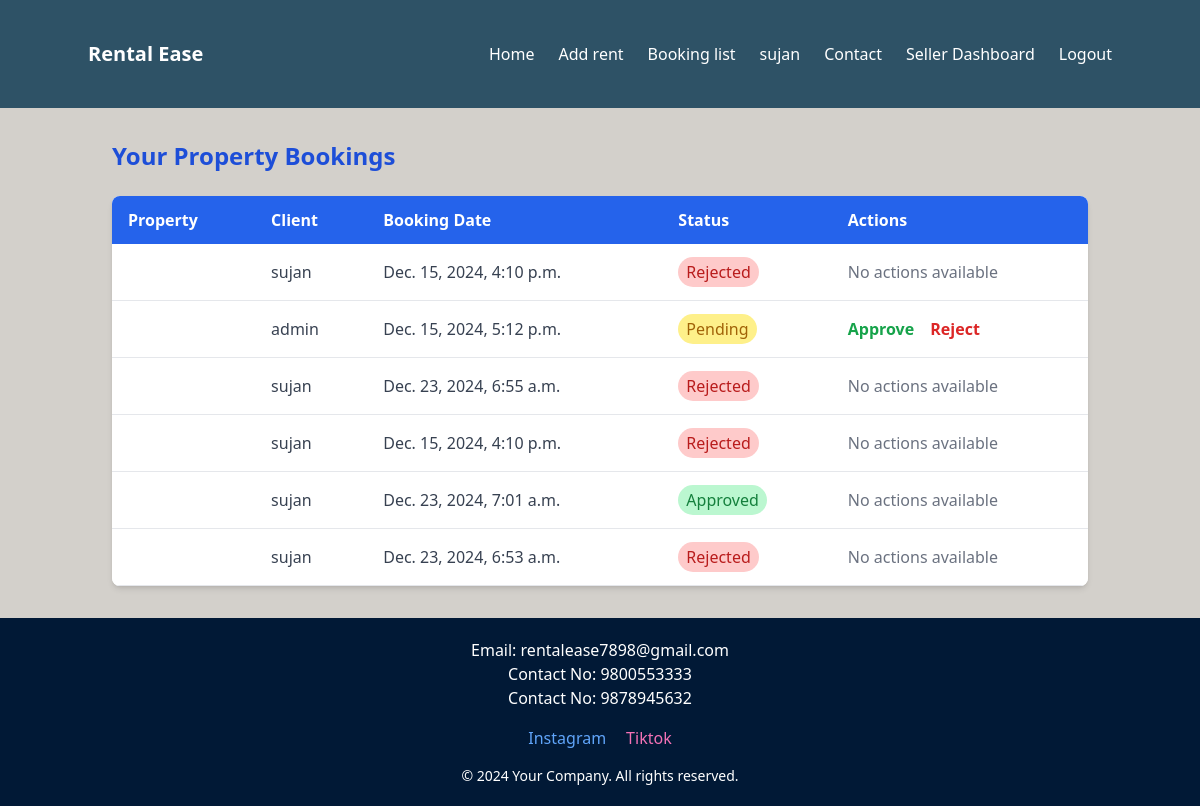
The app's page /seller/bookings/ (signed in) with its own data.
### app/models.py (models this page shows, shortened)
class Booking(models.Model):
    property = models.ForeignKey(Property, on_delete=models.CASCADE, related_name='bookings')
    client = models.ForeignKey(User, on_delete=models.CASCADE)
    booking_date = models.DateTimeField(auto_now_add=True)
    is_booked = models.BooleanField(default=False)
    approval_status = models.CharField(    # Added approval_status for booking requests
        max_length=10,
        choices=[('approved', 'Approved'), ('rejected', 'Rejected'), ('pending', 'Pending')],
        default='pending'
    )

### app/views.py (the view)
# urls.py: path('seller/bookings/', seller_bookings, name='seller_bookings'),
@login_required
def seller_bookings(request):
    properties = Property.objects.filter(seller=request.user)
    bookings = Booking.objects.filter(property__in=properties)
    context = {
        'bookings': bookings,
    }
    return render(request, 'seller_bookings.html', context)

### app/templates/seller_bookings.html
{% extends 'navbar_footer.html' %}
{% block content %}
    <div class="container mx-auto px-6 py-8">
        <h2 class="text-2xl font-bold text-blue-700 mb-6">Your Property Bookings</h2>
        {% if bookings %}
            <div class="overflow-x-auto bg-white shadow-md rounded-lg">
                <table class="min-w-full bg-white">
                    <thead class="bg-blue-600 text-white">
                        <tr>
                            <th class="py-3 px-4 text-left font-semibold">Property</th>
                            <th class="py-3 px-4 text-left font-semibold">Client</th>
                            <th class="py-3 px-4 text-left font-semibold">Booking Date</th>
                            <th class="py-3 px-4 text-left font-semibold">Status</th>
                            <th class="py-3 px-4 text-left font-semibold">Actions</th>
                        </tr>
                    </thead>
                    <tbody class="text-gray-700">
                        {% for booking in bookings %}
                            <tr class="border-b hover:bg-gray-100">
                                <td class="py-4 px-4">{{ booking.property.name }}</td>
                                <td class="py-4 px-4">{{ booking.client.username }}</td>
                                <td class="py-4 px-4">{{ booking.booking_date }}</td>
                                <td class="py-4 px-4">
                                    <span class="px-2 py-1 rounded-full {% if booking.approval_status == 'approved' %}bg-green-200 text-green-700{% elif booking.approval_status == 'rejected' %}bg-red-200 text-red-700{% else %}bg-yellow-200 text-yellow-700{% endif %}">
                                        {{ booking.approval_status|title }}
                                    </span>
                                </td>
                                <td class="py-4 px-4">
                                    {% if booking.approval_status == 'pending' %}
                                        <a href="{% url 'approve_booking' booking.id 'approved' %}" class="text-green-600 hover:text-green-800 font-semibold mr-3">Approve</a>
                                        <a href="{% url 'approve_booking' booking.id 'rejected' %}" class="text-red-600 hover:text-red-800 font-semibold">Reject</a>
                                    {% else %}
                                        <span class="text-gray-500">No actions available</span>
                                    {% endif %}
                                </td>
                            </tr>
                        {% endfor %}
                    </tbody>
                </table>
            </div>
        {% else %}
            <p class="text-gray-600 mt-4">No booking requests for your properties.</p>
        {% endif %}
    </div>
{% endblock %}

### app/templates/navbar_footer.html (shortened to what this page needs)
<!DOCTYPE html>
<html lang="en">
  <head>
    <script src="https://cdn.tailwindcss.com"></script>
  </head>
  <body class="flex flex-col min-h-screen bg-[ #F1F1F2]">
    <nav class="bg-[#2E5266FF] p-10 ">
      <div class="container mx-auto flex justify-between items-center">
        <div class="text-white text-xl font-semibold">Rental Ease</div>
        <ul class="flex space-x-6">
          <li>
            <a href="{% url "home"%}" class="text-white hover:text-gray-300">Home</a>
          </li>
          <li>
            <a href="/add" class="text-white hover:text-gray-300">Add rent</a>
          </li>
          <li>
            <a href="/bookings" class="text-white hover:text-gray-300"
              >Booking list</a
            >
          </li>
          <li>
            <a  class="text-white hover:text-gray-300"
              >{{request.user}}</a
            >
          </li>
          <li>
            <a href="/contact" class="text-white hover:text-gray-300"
              >Contact</a
            >
          </li>
          {%if request.user.is_superuser%}
          <a href="/manageproperty" class="text-white hover:text-gray-300"
          >Admin Dashboard</a>
          {%else%}
          <a href="seller_dashboard/" class="text-white hover:text-gray-300"
          >Seller Dashboard</a>
        {%endif%}
          {% if user.is.not_authenticated %}
          <li>
            <a href="/login/" class="text-white hover:text-gray-300">Login</a>
          </li>
          {% else %}
          <li>
            <a href="{% url 'logout' %}" class="text-white hover:text-gray-300"
              >Logout</a>
          </li>
          {% endif %}
        </ul>
      </div>
    </nav>
    <div class="flex-grow  bg-[#D3D0CBFF] ">
      {% block content %}{% endblock %}
    </div>
    <footer class="bg-[#011936FF] text-white text-center p-5 w-full">
      <p>Email: rentalease7898@gmail.com</p>
      <p>Contact No: 9800553333</p>
      <p>Contact No: 9878945632</p>
      <div class="flex justify-center space-x-5 my-4">
          <a href="https://www.instagram.com/" class="text-blue-400 hover:underline">Instagram</a>
          <a href="https://www.tiktok.com/" class="text-pink-400 hover:underline">Tiktok</a>
      </div>
      <p class="text-sm mt-4">&copy; 2024 Your Company. All rights reserved.</p>
  </footer>
  </body>
</html>

### records on screen
Booking: client.username "sujan", booking_date "Dec. 15, 2024, 4:10 p.m.", approval_status "Rejected", shows "No actions available"
Booking: client.username "admin", booking_date "Dec. 15, 2024, 5:12 p.m.", approval_status "Pending", shows "Approve"
Booking: client.username "sujan", booking_date "Dec. 23, 2024, 6:55 a.m.", approval_status "Rejected", shows "No actions available"
Booking: client.username "sujan", booking_date "Dec. 15, 2024, 4:10 p.m.", approval_status "Rejected", shows "No actions available"
Booking: client.username "sujan", booking_date "Dec. 23, 2024, 7:01 a.m.", approval_status "Approved", shows "No actions available"
Booking: client.username "sujan", booking_date "Dec. 23, 2024, 6:53 a.m.", approval_status "Rejected", shows "No actions available"

### other values on screen
{{ request.user }} "sujan"
